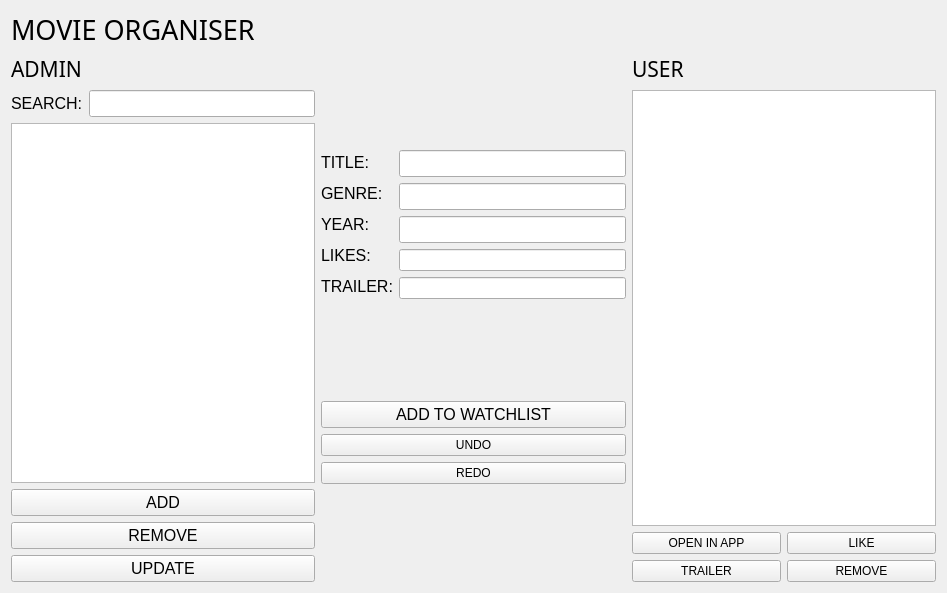
<?xml version="1.0" encoding="UTF-8"?>
<ui version="4.0">
 <class>GUI</class>
 <widget class="QWidget" name="GUI">
  <property name="geometry">
   <rect>
    <x>0</x>
    <y>0</y>
    <width>947</width>
    <height>593</height>
   </rect>
  </property>
  <property name="windowTitle">
   <string>GUI</string>
  </property>
  <layout class="QGridLayout" name="gridLayout">
   <item row="0" column="0">
    <layout class="QVBoxLayout" name="verticalLayout_9">
     <item>
      <widget class="QLabel" name="project">
       <property name="font">
        <font>
         <family>Tempus Sans ITC</family>
         <pointsize>20</pointsize>
        </font>
       </property>
       <property name="text">
        <string>MOVIE ORGANISER</string>
       </property>
      </widget>
     </item>
     <item>
      <layout class="QHBoxLayout" name="horizontalLayout_4">
       <item>
        <layout class="QVBoxLayout" name="verticalLayout_3">
         <item>
          <widget class="QLabel" name="admin">
           <property name="font">
            <font>
             <family>Tempus Sans ITC</family>
             <pointsize>16</pointsize>
            </font>
           </property>
           <property name="text">
            <string>ADMIN</string>
           </property>
          </widget>
         </item>
         <item>
          <layout class="QHBoxLayout" name="horizontalLayout_2">
           <item>
            <widget class="QLabel" name="label_search">
             <property name="font">
              <font>
               <pointsize>12</pointsize>
              </font>
             </property>
             <property name="text">
              <string>SEARCH:</string>
             </property>
            </widget>
           </item>
           <item>
            <widget class="QLineEdit" name="searchBar">
             <property name="font">
              <font>
               <pointsize>12</pointsize>
              </font>
             </property>
            </widget>
           </item>
          </layout>
         </item>
         <item>
          <widget class="QListWidget" name="movieList">
           <property name="font">
            <font>
             <pointsize>12</pointsize>
            </font>
           </property>
          </widget>
         </item>
         <item>
          <widget class="QPushButton" name="addButton">
           <property name="font">
            <font>
             <pointsize>12</pointsize>
            </font>
           </property>
           <property name="text">
            <string>ADD</string>
           </property>
          </widget>
         </item>
         <item>
          <widget class="QPushButton" name="removeButton">
           <property name="font">
            <font>
             <family>Segoe UI</family>
             <pointsize>12</pointsize>
             <bold>false</bold>
            </font>
           </property>
           <property name="text">
            <string>REMOVE</string>
           </property>
          </widget>
         </item>
         <item>
          <widget class="QPushButton" name="updateButton">
           <property name="font">
            <font>
             <family>Segoe UI</family>
             <pointsize>12</pointsize>
             <bold>false</bold>
            </font>
           </property>
           <property name="text">
            <string>UPDATE</string>
           </property>
          </widget>
         </item>
        </layout>
       </item>
       <item>
        <layout class="QVBoxLayout" name="verticalLayout_8">
         <item>
          <layout class="QHBoxLayout" name="horizontalLayout">
           <item>
            <layout class="QVBoxLayout" name="verticalLayout">
             <item>
              <widget class="QLabel" name="label_6">
               <property name="font">
                <font>
                 <pointsize>12</pointsize>
                </font>
               </property>
               <property name="text">
                <string>TITLE:</string>
               </property>
              </widget>
             </item>
             <item>
              <widget class="QLabel" name="label_7">
               <property name="font">
                <font>
                 <pointsize>12</pointsize>
                </font>
               </property>
               <property name="text">
                <string>GENRE:</string>
               </property>
              </widget>
             </item>
             <item>
              <widget class="QLabel" name="label_8">
               <property name="font">
                <font>
                 <pointsize>12</pointsize>
                </font>
               </property>
               <property name="text">
                <string>YEAR:</string>
               </property>
              </widget>
             </item>
             <item>
              <widget class="QLabel" name="label_9">
               <property name="font">
                <font>
                 <pointsize>12</pointsize>
                </font>
               </property>
               <property name="text">
                <string>LIKES:</string>
               </property>
              </widget>
             </item>
             <item>
              <widget class="QLabel" name="label_10">
               <property name="font">
                <font>
                 <pointsize>12</pointsize>
                </font>
               </property>
               <property name="text">
                <string>TRAILER:</string>
               </property>
              </widget>
             </item>
            </layout>
           </item>
           <item>
            <layout class="QVBoxLayout" name="verticalLayout_2">
             <item>
              <widget class="QLineEdit" name="lineEdit_title">
               <property name="font">
                <font>
                 <pointsize>12</pointsize>
                </font>
               </property>
              </widget>
             </item>
             <item>
              <widget class="QLineEdit" name="lineEdit_genre">
               <property name="font">
                <font>
                 <pointsize>12</pointsize>
                </font>
               </property>
              </widget>
             </item>
             <item>
              <widget class="QLineEdit" name="lineEdit_year">
               <property name="font">
                <font>
                 <pointsize>12</pointsize>
                </font>
               </property>
              </widget>
             </item>
             <item>
              <widget class="QLineEdit" name="lineEdit_likes"/>
             </item>
             <item>
              <widget class="QLineEdit" name="lineEdit_trailer"/>
             </item>
            </layout>
           </item>
          </layout>
         </item>
         <item>
          <layout class="QVBoxLayout" name="verticalLayout_7">
           <item>
            <widget class="QPushButton" name="addWatchlist">
             <property name="font">
              <font>
               <pointsize>12</pointsize>
              </font>
             </property>
             <property name="text">
              <string>ADD TO WATCHLIST</string>
             </property>
            </widget>
           </item>
           <item>
            <widget class="QPushButton" name="undoButton">
             <property name="text">
              <string>UNDO</string>
             </property>
            </widget>
           </item>
           <item>
            <widget class="QPushButton" name="redoButton">
             <property name="text">
              <string>REDO</string>
             </property>
            </widget>
           </item>
          </layout>
         </item>
        </layout>
       </item>
       <item>
        <layout class="QVBoxLayout" name="verticalLayout_6">
         <item>
          <widget class="QLabel" name="user">
           <property name="font">
            <font>
             <family>Tempus Sans ITC</family>
             <pointsize>16</pointsize>
            </font>
           </property>
           <property name="text">
            <string>USER</string>
           </property>
          </widget>
         </item>
         <item>
          <widget class="QListWidget" name="watchList">
           <property name="font">
            <font>
             <pointsize>12</pointsize>
            </font>
           </property>
          </widget>
         </item>
         <item>
          <layout class="QHBoxLayout" name="horizontalLayout_3">
           <item>
            <layout class="QVBoxLayout" name="verticalLayout_4">
             <item>
              <widget class="QPushButton" name="pushButton">
               <property name="text">
                <string>OPEN IN APP</string>
               </property>
              </widget>
             </item>
             <item>
              <widget class="QPushButton" name="open">
               <property name="text">
                <string>TRAILER</string>
               </property>
              </widget>
             </item>
            </layout>
           </item>
           <item>
            <layout class="QVBoxLayout" name="verticalLayout_5">
             <item>
              <widget class="QPushButton" name="like">
               <property name="text">
                <string>LIKE</string>
               </property>
              </widget>
             </item>
             <item>
              <widget class="QPushButton" name="removeWatchlist">
               <property name="text">
                <string>REMOVE</string>
               </property>
              </widget>
             </item>
            </layout>
           </item>
          </layout>
         </item>
        </layout>
       </item>
      </layout>
     </item>
    </layout>
   </item>
  </layout>
 </widget>
 <resources/>
 <connections/>
</ui>
